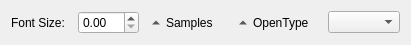
<?xml version="1.0" encoding="UTF-8"?>
<ui version="4.0">
 <class>SampleToolBar</class>
 <widget class="QWidget" name="SampleToolBar">
  <property name="geometry">
   <rect>
    <x>0</x>
    <y>0</y>
    <width>411</width>
    <height>37</height>
   </rect>
  </property>
  <property name="windowTitle">
   <string>Form</string>
  </property>
  <layout class="QGridLayout" name="gridLayout">
   <item row="0" column="0">
    <widget class="QLabel" name="label">
     <property name="text">
      <string>Font Size:</string>
     </property>
     <property name="buddy">
      <cstring>liveSize</cstring>
     </property>
    </widget>
   </item>
   <item row="0" column="1">
    <widget class="QDoubleSpinBox" name="liveSize"/>
   </item>
   <item row="0" column="2">
    <widget class="QToolButton" name="sampleButton">
     <property name="text">
      <string>Samples</string>
     </property>
     <property name="checkable">
      <bool>true</bool>
     </property>
     <property name="toolButtonStyle">
      <enum>Qt::ToolButtonTextBesideIcon</enum>
     </property>
     <property name="autoRaise">
      <bool>true</bool>
     </property>
     <property name="arrowType">
      <enum>Qt::UpArrow</enum>
     </property>
    </widget>
   </item>
   <item row="0" column="3">
    <widget class="QToolButton" name="opentypeButton">
     <property name="text">
      <string>OpenType</string>
     </property>
     <property name="checkable">
      <bool>true</bool>
     </property>
     <property name="toolButtonStyle">
      <enum>Qt::ToolButtonTextBesideIcon</enum>
     </property>
     <property name="autoRaise">
      <bool>true</bool>
     </property>
     <property name="arrowType">
      <enum>Qt::UpArrow</enum>
     </property>
    </widget>
   </item>
   <item row="0" column="4">
    <widget class="QComboBox" name="languageCombo">
     <property name="toolTip">
      <string>Depending of the font, some scripts 
are especially supported if processed 
through some logic (ICU here).</string>
     </property>
    </widget>
   </item>
  </layout>
 </widget>
 <resources/>
 <connections/>
</ui>
